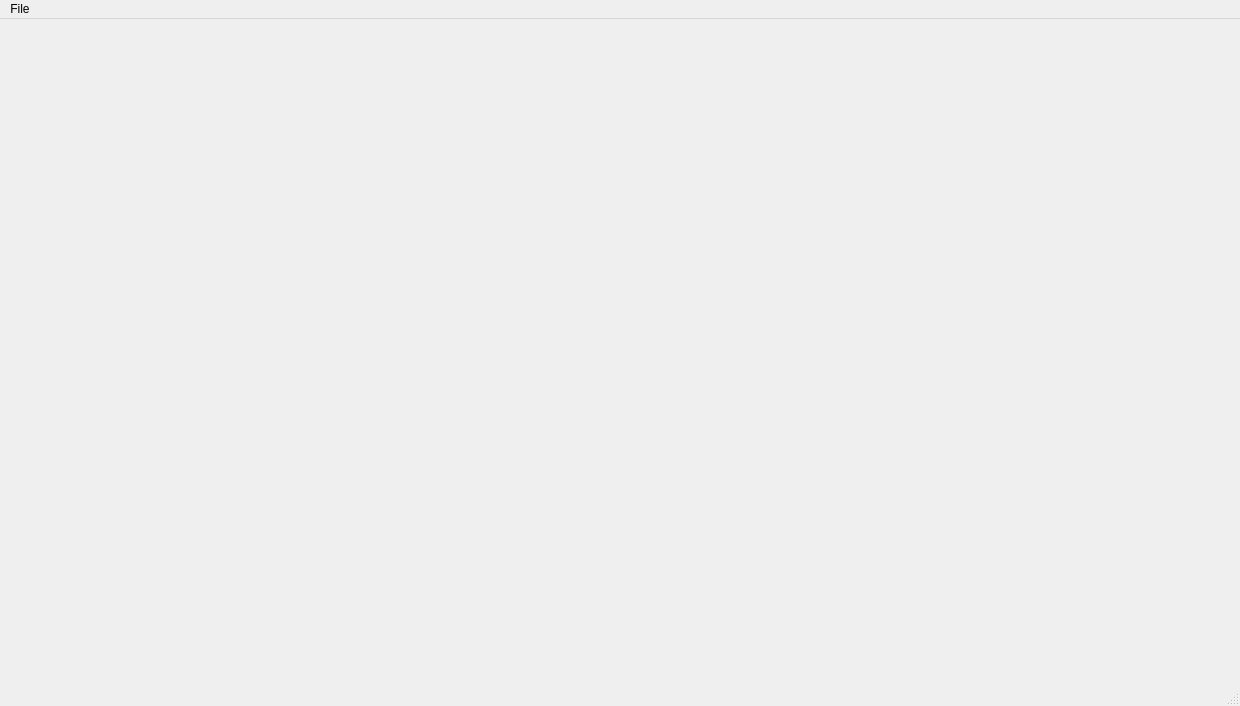
<?xml version="1.0" encoding="UTF-8"?>
<ui version="4.0">
 <class>MainWindow</class>
 <widget class="QMainWindow" name="MainWindow">
  <property name="geometry">
   <rect>
    <x>0</x>
    <y>0</y>
    <width>1240</width>
    <height>706</height>
   </rect>
  </property>
  <property name="windowTitle">
   <string>MainWindow</string>
  </property>
  <widget class="QWidget" name="centralwidget">
   <layout class="QGridLayout" name="gridLayout">
    <item row="0" column="0">
     <widget class="Sahara::ModelWidget" name="modelWidget" native="true"/>
    </item>
   </layout>
  </widget>
  <widget class="QMenuBar" name="menubar">
   <property name="geometry">
    <rect>
     <x>0</x>
     <y>0</y>
     <width>1240</width>
     <height>19</height>
    </rect>
   </property>
   <widget class="QMenu" name="menuFile">
    <property name="title">
     <string>File</string>
    </property>
    <addaction name="actionQuit"/>
   </widget>
   <addaction name="menuFile"/>
  </widget>
  <widget class="QStatusBar" name="statusbar"/>
  <action name="actionQuit">
   <property name="text">
    <string>Quit</string>
   </property>
  </action>
 </widget>
 <customwidgets>
  <customwidget>
   <class>Sahara::ModelWidget</class>
   <extends>QWidget</extends>
   <header>widgets/modelwidget.h</header>
   <container>1</container>
  </customwidget>
 </customwidgets>
 <resources/>
 <connections/>
</ui>
